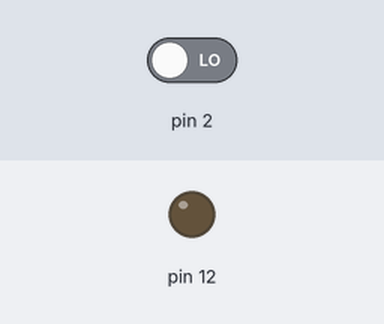
The sketch below on a simulated Arduino Uno, built with avr-gcc and run on an emulated ATmega328P. Parts: output pins drawn as LEDs (lit = HIGH). The inputs (shaded band) are chosen by the test bench; at power-on: pin 2 LOW.

Above: at 1.2 s.
1.3 s: pin 2 driven HIGH
At 2.5 s:
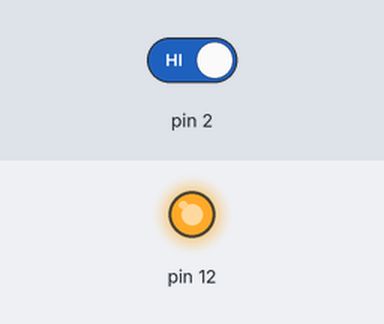
2.8 s: pin 2 driven LOW
At 3.6 s:
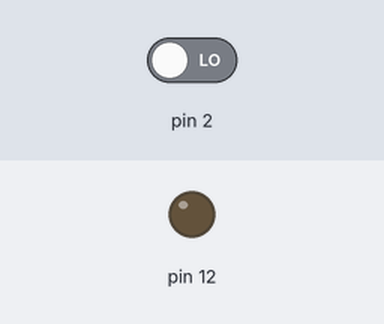
Timing chart, 0 to 5.8 s (numbered marks = the images above; inputs shaded):
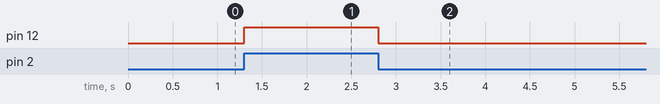

Measured:
- after the input at 1.3 s, pin 12: LOW → HIGH at once
- after the input at 2.8 s, pin 12: HIGH → LOW at once

The sketch:

Button.ino
```cpp
void setup() {
  pinMode(2, INPUT);
  pinMode(12, OUTPUT);
}

void loop() {
  int state = digitalRead(2);
  digitalWrite(12, state);
}
```
